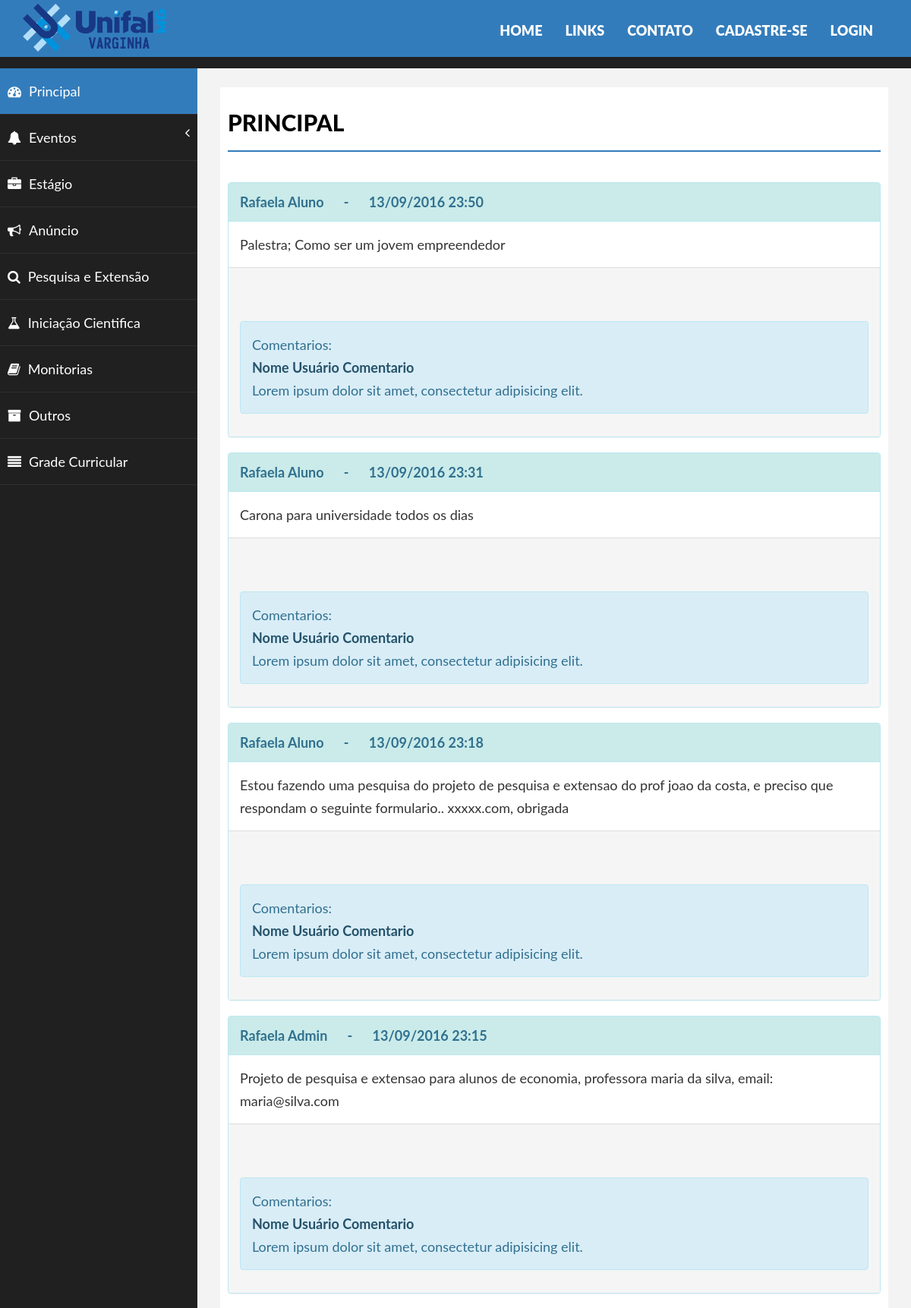
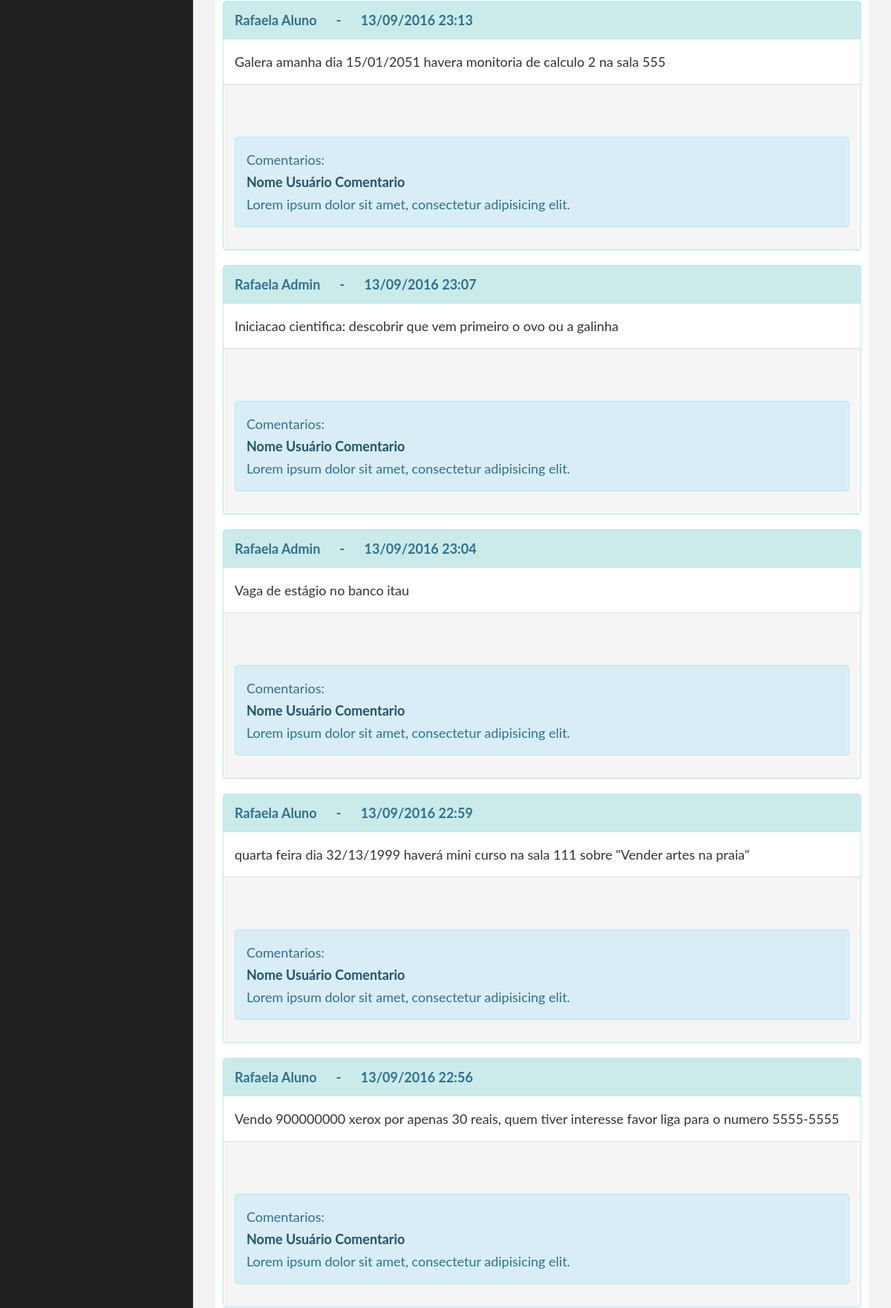
The page /site/forum-calendario/forum.php (upper part) on the database its author committed (2 pictures, top to bottom).
### tables this page shows
CREATE TABLE IF NOT EXISTS `Post` (
  `idPost` int(255) NOT NULL AUTO_INCREMENT,
  `idUsuario` int(255) DEFAULT NULL,
  `dataPost` varchar(50) DEFAULT NULL,
  `conteudoPost` longtext,
  `Tag` varchar(50) DEFAULT NULL,
  `Categoria_idCategoria` int(255) DEFAULT NULL,
  PRIMARY KEY (`idPost`),
  KEY `fk_Post_1_idx` (`idUsuario`),
  KEY `fk_Post_Categoria1_idx` (`Categoria_idCategoria`)
);

CREATE TABLE IF NOT EXISTS `Usuario` (
  `idUsuario` int(255) NOT NULL AUTO_INCREMENT,
  `nome` varchar(1000) DEFAULT NULL,
  `sobrenome` varchar(1000) DEFAULT NULL,
  `senha` longtext,
  `email` varchar(1000) DEFAULT NULL,
  `identificacao` int(50) DEFAULT NULL,
  `TipoUsuario_idTipoUsuario` int(255) DEFAULT NULL,
  PRIMARY KEY (`idUsuario`),
  KEY `fk_Usuario_TipoUsuario1_idx` (`TipoUsuario_idTipoUsuario`)
);

### site/forum-calendario/forum.php (the view, shortened to what this page needs)
<?php
$PDO = db_connect();
$sql = "SELECT Post.idPost, Post.idUsuario, Post.dataPost, Post.conteudoPost, Post.Tag, Post.Categoria_idCategoria, Usuario.nome, Usuario.sobrenome
FROM Post
LEFT JOIN Usuario ON Usuario.idUsuario = Post.idUsuario
ORDER BY idPost DESC ";
$stmt = $PDO->prepare($sql);
$stmt->execute();
?>
<html>
<head>
    <link href="../forum-calendario/assets/css/bootstrap.css" rel="stylesheet">
    <link href="../forum-calendario/assets/css/font-awesome.css" rel="stylesheet">
    <link href="../forum-calendario/assets/css/basic.css" rel="stylesheet">
    <link href="../forum-calendario/assets/css/custom.css" rel="stylesheet">
    <link href="../assets/css/bootstrap.css" rel="stylesheet">
    <link href="../assets/css/font-awesome.css" rel="stylesheet">
    <link href="../assets/css/style.css" rel="stylesheet">
    <link href="../assets/css/css.css" rel="stylesheet">
    <link href="css/estilo.css" rel="stylesheet">
</head>
<body>
    <div class="navbar navbar-inverse navbar-fixed-top ">
        <div class="container">
            <div class="navbar-header">
                <a class="navbar-brand" href="../index.html"><img src="../assets/img/logo.png"></a>
            </div>
            <div class="navbar-collapse collapse move-me">
                <ul class="nav navbar-nav navbar-right set-links">
                    <li>
                        <a href="../index.html" class="active-menu-item">HOME</a>
                    </li>
                    <li>
                        <a href="../links.html">LINKS</a>
                    </li>
                    <li>
                        <a href="../contato.php">CONTATO</a>
                    </li>
                    <li>
                        <a href="../cadastro.php">CADASTRE-SE</a>
                    </li>
                    <li>
                        <a href="../login.php">LOGIN</a>
                    </li>
                </ul>
            </div>
        </div>
    </div>
    <br>
    <div class="conteudo">
        <div id="wrapper">
            <br>
            <br>
            <nav class="navbar-default navbar-side" role="navigation">
                        <div class="sidebar-collapse">
                            <ul class="nav" id="main-menu">
                                <li>
                                    <a class="active-menu" href="forum.php"><i class="fa fa-dashboard "></i>Principal<br></a>
                                </li>
                                <li>
                                    <a href="#"><i class="fa fa-bell"></i>Eventos<span class="fa arrow"></span></a>
                                </li>
                                <li>
                                    <a href="estagio.php"><i class="fa fa-briefcase "></i>Estágio </a>
                                </li>
                                <li>
                                    <a href="anuncio.php"><i class="fa fa-bullhorn"></i>Anúncio </a>
                                </li>
                                <li>
                                    <a href="pesqext.php"><i class="fa fa-search"></i>Pesquisa e Extensão </a>
                                </li>
                                <li>
                                    <a href="inicCient.php"><i class="fa fa-flask"></i>Iniciação Cientifica</a>
                                </li>
                                <li>
                                    <a href="monitorias.php"><i class="fa fa-book"></i>Monitorias</a>
                                </li>
                                <li>
                                    <a href="outros.php"><i class="fa fa-archive"></i>Outros</a>
                                </li>
                                <li>
                                    <a href="disciplinas.php"><i class="fa fa-align-justify"></i>Grade Curricular</a>
                                </li>
                            </ul>
                        </div>
                    </nav>
            <div id="page-wrapper">
                <div id="page-inner">
                    <div class="row">
                        <div class="col-md-12">
                            <h1 class="page-head-line">PRINCIPAL</h1>
                        </div>
                    </div>
                    <br>
                            <div class="row">
                                <div class="col-md-12 col-sm-12" id="largura" style="min-width: 100%">
                                    <?php while ($post = $stmt->fetch(PDO::FETCH_ASSOC)): ?>
                                        <div class="panel panel-info" >
                                            <div class="panel-heading" style="background-color:#CAEBE9">
                                                <div class="alert-link"><b>
                                                    <?php echo $post['nome'] . ' ' . $post['sobrenome'] ?> &nbsp&nbsp&nbsp&nbsp - &nbsp&nbsp&nbsp&nbsp <?php echo $post ['dataPost']; ?> &nbsp&nbsp&nbsp&nbsp&nbsp&nbsp&nbsp&nbsp&nbsp&nbsp
                                                    </b>
                                                </div>
                                            </div>
                                            <div class="panel-body">
                                                <?php echo $post ['conteudoPost']; ?>
                                            </div>
                                            <div class="panel-footer">
                                                <br>
                                                <br>
                                                <div class="alert alert-info">
                                                Comentarios:
                                                 <br>
                                                    <div class="alert-link">
                                                        Nome Usuário Comentario
                                                    </div>
                                                    Lorem ipsum dolor sit amet, consectetur adipisicing elit.
                                                </div>
                                            </div>
                                        </div>
                                    <?php endwhile; ?>
                                </div>
                            </div>
                        </div>
                    </div>
            </div>
</body>
</html>

### site/forum-calendario/assets/css/basic.css (style rules this page uses)
body { font-family: 'Open Sans', sans-serif; line-height:25px; }
#wrapper { width: 100%; background: #202020; }
#page-wrapper { padding: 15px 15px; min-height: 600px; background: #F3F3F3; }
#page-inner { width: 100%; margin: 10px 20px 10px 0px; background-color: #fff!important; padding: 10px; min-height: 1200px; }
.page-head-line { font-size: 30px; text-transform: uppercase; color: #000; font-weight: 800; padding-bottom: 20px; border-bottom: 2px solid rgb(51,124,187); margin-bottom: 10px; }
.active-menu { background-color: rgb(51,124,187)!important; }
.arrow { float: right; }
.fa.arrow:before { content: "\f104"; }
.sidebar-collapse, .sidebar-collapse .nav { background: none; }
.sidebar-collapse .nav { padding: 0; }
.sidebar-collapse .nav > li > a { color: #fff; background: #202020; text-shadow: none; padding: 15px 40px; border-bottom: 1px solid #2F2E31; }
.sidebar-collapse > .nav > li > a { padding: 15px 10px; }
.navbar-side { border: none; background-color: #202020; }
.navbar-default { border: 0px solid black; }
.navbar-header { background: #000000; }
.nav > li > a > i { margin-right: 10px; }
@media (min-width:768px) { #page-wrapper { margin: 0 0 0 260px; padding: 15px 30px; min-height: 1200px; } }
@media (min-width:768px) { .navbar-side { z-index: 1; position: absolute; width: 260px; } }
@media (min-width:768px) { .navbar { border-radius: 0px; } }

### site/assets/css/style.css (style rules this page uses)
.navbar-inverse .navbar-brand,.navbar-inverse .navbar-brand:hover { color: #FFF; font-size: 35px; letter-spacing: 5px; font-weight: 900; background-color:rgb(51,124,187); padding-bottom: 60px; }
.navbar-inverse .navbar-collapse, .navbar-inverse .navbar-form { border-color: rgb(000, 152, 241); }
.navbar-inverse { border-color: rgb(000, 152, 241); }
.navbar-fixed-top { top: 0; border-width: 0 0 0px; }
.set-links { padding: 15px 20px 10px 20px; }
.navbar-inverse .navbar-nav > li > a { color:#fff; font-weight:900; }
.active-menu-item { color: rgb(000, 152, 241);!important; }

### site/assets/css/css.css (style rules this page uses)
.navbar-brand img { height: auto; width: auto; max-height: 65px; position: relative; bottom:10px; }
#largura { width: 70%; }

### site/aluno/estilo.css (style rules this page uses)
body { margin:0; padding:0; font-family: "Lato", Arial, sans-serif; background: #f0f0f0; color: #333; min-width: 320px; font-size: 18px; }
img { border:none }
a { text-decoration:none; cursor:pointer; color:inherit }
* { box-sizing: border-box; moz-box-sizing: border-box; ms-box-sizing: border-box; }

### rows shown on the page
post: idUsuario.nome "Rafaela", idUsuario.sobrenome "Aluno", dataPost "13/09/2016 23:50", conteudoPost "Palestra; Como ser um jovem empreendedor"
post: idUsuario.nome "Rafaela", idUsuario.sobrenome "Aluno", dataPost "13/09/2016 23:31", conteudoPost "Carona para universidade todos os dias"
post: idUsuario.nome "Rafaela", idUsuario.sobrenome "Aluno", dataPost "13/09/2016 23:18", conteudoPost "Estou fazendo uma pesquisa do projeto de pesquisa e extensao do prof joao da costa, e preciso que respondam o seguinte formulario.. xxxxx.com, obrigada"
post: idUsuario.nome "Rafaela", idUsuario.sobrenome "Admin", dataPost "13/09/2016 23:15", conteudoPost "Projeto de pesquisa e extensao para alunos de economia, professora maria da silva, email: maria@silva.com"
post: idUsuario.nome "Rafaela", idUsuario.sobrenome "Aluno", dataPost "13/09/2016 23:13", conteudoPost "Galera amanha dia 15/01/2051 havera monitoria de calculo 2 na sala 555"
post: idUsuario.nome "Rafaela", idUsuario.sobrenome "Admin", dataPost "13/09/2016 23:07", conteudoPost "Iniciacao cientifica: descobrir que vem primeiro o ovo ou a galinha"
post: idUsuario.nome "Rafaela", idUsuario.sobrenome "Admin", dataPost "13/09/2016 23:04", conteudoPost "Vaga de estágio no banco itau"
post: idUsuario.nome "Rafaela", idUsuario.sobrenome "Aluno", dataPost "13/09/2016 22:59", conteudoPost "quarta feira dia 32/13/1999 haverá mini curso na sala 111 sobre \"Vender artes na praia\""
post: idUsuario.nome "Rafaela", idUsuario.sobrenome "Aluno", dataPost "13/09/2016 22:56", conteudoPost "Vendo 900000000 xerox por apenas 30 reais, quem tiver interesse favor liga para o numero 5555-5555"
